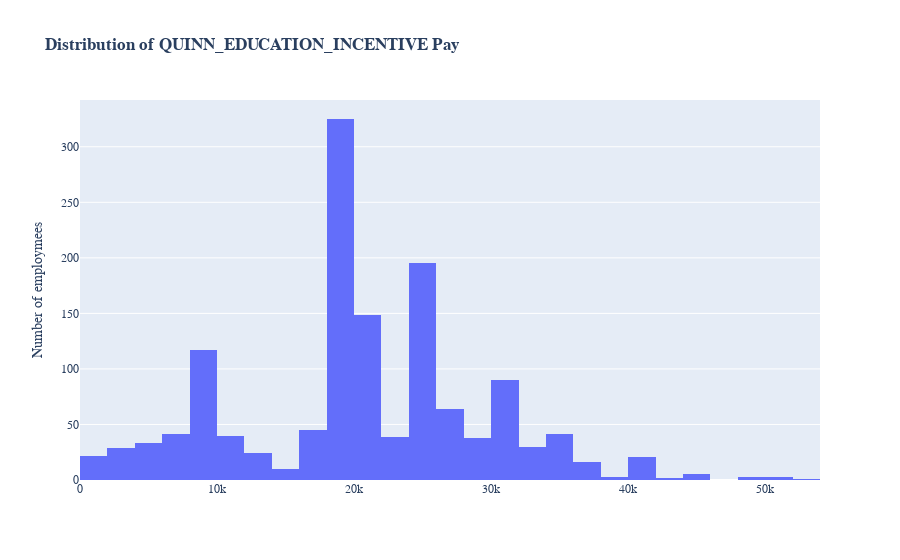

This figure's notebook cell:
### Code cell
# use plotly to do the thing in above cell
import plotly.express as px
# change the color of bars to #0055aa

fig.update_traces(marker_color='#0055aa')

# make the background transparent in white
fig.update_layout(plot_bgcolor='rgba(0,0,0,0)')
fig = px.histogram(df, x="QUINN_EDUCATION_INCENTIVE", nbins=30, title='<b>Distribution of QUINN_EDUCATION_INCENTIVE Pay</b>')
fig.update_layout(font_family="GT America Bold")
# change the frount of thing other than title to GT-America-Standard-regular
fig.update_xaxes(showgrid=False, gridwidth=0.5, gridcolor='LightGray')
# add the kde line

# remove the x and y labels
fig.update_xaxes(title_text='')
fig.update_yaxes(title_text='Number of employmees')


fig.update_layout(font=dict(family="GT America"))

fig.show()

### Figure 1 — Plotly figure (JSON) as saved in the notebook; plotly's stock layout.template omitted (floating-point values rounded to 4 significant figures; data arrays with more than 128 entries replaced by an {"elided": "..."} marker saying what was removed)
{"data": [{"alignmentgroup": "True", "bingroup": "x", "hovertemplate": "QUINN_EDUCATION_INCENTIVE=%{x}<br>count=%{y}<extra></extra>", "legendgroup": "", "marker": {"color": "#636efa", "pattern": {"shape": ""}}, "name": "", "nbinsx": 30, "offsetgroup": "", "orientation": "v", "showlegend": false, "type": "histogram", "x": {"elided": "22552 float values"}, "xaxis": "x", "yaxis": "y"}], "layout": {"barmode": "relative", "font": {"family": "GT America"}, "legend": {"tracegroupgap": 0}, "title": {"text": "<b>Distribution of QUINN_EDUCATION_INCENTIVE Pay</b>"}, "xaxis": {"anchor": "y", "domain": [0, 1], "gridcolor": "LightGray", "gridwidth": 0.5, "showgrid": false, "title": {"text": ""}}, "yaxis": {"anchor": "x", "domain": [0, 1], "title": {"text": "Number of employmees"}}}}
